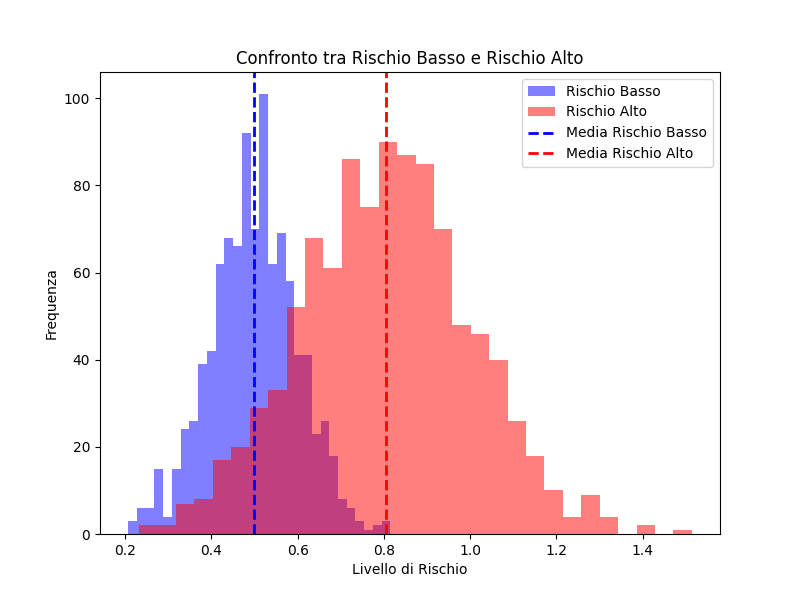

The script that drew this image:
import matplotlib.pyplot as plt
import numpy as np

# Generiamo dei dati casuali per rappresentare il concetto
rischio_basso = np.random.normal(loc=0.5, scale=0.1, size=1000)
rischio_alto = np.random.normal(loc=0.8, scale=0.2, size=1000)

# Creiamo un istogramma per visualizzare la distribuzione dei rischi
plt.figure(figsize=(8, 6))
plt.hist(rischio_basso, bins=30, alpha=0.5, color='blue', label='Rischio Basso')
plt.hist(rischio_alto, bins=30, alpha=0.5, color='red', label='Rischio Alto')
plt.axvline(np.mean(rischio_basso), color='blue', linestyle='dashed', linewidth=2, label='Media Rischio Basso')
plt.axvline(np.mean(rischio_alto), color='red', linestyle='dashed', linewidth=2, label='Media Rischio Alto')
plt.xlabel('Livello di Rischio')
plt.ylabel('Frequenza')
plt.title('Confronto tra Rischio Basso e Rischio Alto')
plt.legend()
plt.show()
